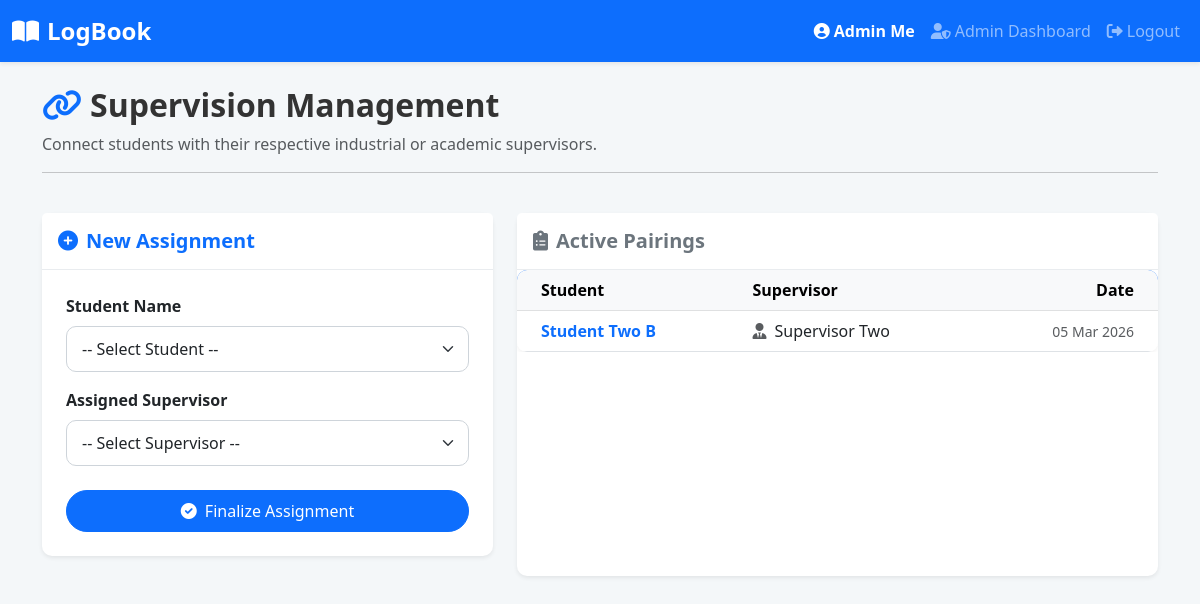
The app's page /pages/assign_supervisor.php (signed in) with its own data.
### tables this page shows
CREATE TABLE `assignments` (
  `id` int(11) NOT NULL,
  `student_id` int(11) NOT NULL,
  `supervisor_id` int(11) NOT NULL,
  `assigned_date` date NOT NULL
);

CREATE TABLE `users` (
  `id` int(11) NOT NULL,
  `name` varchar(100) NOT NULL,
  `email` varchar(100) NOT NULL,
  `password` varchar(255) NOT NULL,
  `role` enum('admin','supervisor','student') NOT NULL,
  `created_at` timestamp NOT NULL DEFAULT current_timestamp()
);

### pages/assign_supervisor.php (the view, shortened to what this page needs)
<?php
require_once '../config/db.php';
include '../includes/header.php';
$assign_sql = "SELECT a.*, s.name as student_name, sup.name as supervisor_name
               FROM assignments a
               JOIN users s ON a.student_id = s.id
               JOIN users sup ON a.supervisor_id = sup.id
               ORDER BY s.name ASC";
$assign_result = mysqli_query($conn, $assign_sql);
?>
<div class="row mb-4">
    <div class="col-md-12">
        <h2 class="fw-bold"><i class="fas fa-link me-2 text-primary"></i>Supervision Management</h2>
        <p class="text-muted">Connect students with their respective industrial or academic supervisors.</p>
        <hr>
    </div>
</div>
<div class="row g-4">
    <div class="col-lg-5">
        <div class="card border-0 shadow-sm">
            <div class="card-header bg-white py-3">
                <h5 class="mb-0 fw-bold text-primary"><i class="fas fa-plus-circle me-2"></i>New Assignment</h5>
            </div>
            <div class="card-body p-4">
                <form action="assign_supervisor_process.php" method="POST">
                    <div class="mb-3">
                        <label for="student_id" class="form-label fw-bold">Student Name</label>
                        <select class="form-select" id="student_id" name="student_id" required>
                            <option value="">-- Select Student --</option>
                        </select>
                    </div>
                    <div class="mb-4">
                        <label for="supervisor_id" class="form-label fw-bold">Assigned Supervisor</label>
                        <select class="form-select" id="supervisor_id" name="supervisor_id" required>
                            <option value="">-- Select Supervisor --</option>
                        </select>
                    </div>
                    <div class="d-grid">
                        <button type="submit" class="btn btn-primary rounded-pill py-2">
                            <i class="fas fa-check-circle me-2"></i>Finalize Assignment
                        </button>
                    </div>
                </form>
            </div>
        </div>
    </div>
    <div class="col-lg-7">
        <div class="card border-0 shadow-sm h-100">
            <div class="card-header bg-white py-3">
                <h5 class="mb-0 fw-bold text-secondary"><i class="fas fa-clipboard-list me-2"></i>Active Pairings</h5>
            </div>
            <div class="card-body p-0">
                <div class="table-responsive">
                    <table class="table table-hover align-middle mb-0">
                        <thead class="table-light">
                            <tr>
                                <th class="ps-4">Student</th>
                                <th>Supervisor</th>
                                <th class="text-end pe-4">Date</th>
                            </tr>
                        </thead>
                        <tbody>
                            <?php if (mysqli_num_rows($assign_result) > 0): ?>
                                <?php while ($assign = mysqli_fetch_assoc($assign_result)): ?>
                                <tr>
                                    <td class="ps-4 fw-bold text-primary"><?php echo htmlspecialchars($assign['student_name']); ?></td>
                                    <td><i class="fas fa-user-tie text-muted me-2"></i><?php echo htmlspecialchars($assign['supervisor_name']); ?></td>
                                    <td class="text-end pe-4 text-muted small">
                                        <?php echo date('d M Y', strtotime($assign['assigned_date'])); ?>
                                    </td>
                                </tr>
                                <?php endwhile; ?>
                            <?php else: ?>
                                <tr>
                                    <td colspan="3" class="text-center py-5 text-muted">No assignments found.</td>
                                </tr>
                            <?php endif; ?>
                        </tbody>
                    </table>
                </div>
            </div>
        </div>
    </div>
</div>
<?php include '../includes/footer.php'; ?>

### assets/css/style.css (style rules this page uses)
body { background-color: #f4f7f9; font-family: 'Segoe UI', Tahoma, Geneva, Verdana, sans-serif; color: #333; }
.card { border-radius: 10px; box-shadow: 0 4px 8px rgba(0,0,0,0.05); transition: transform 0.2s, box-shadow 0.2s; border: none; margin-bottom: 20px; }
.card-header { background-color: #f8f9fa; border-bottom: 1px solid #e9ecef; font-weight: 600; }
.btn-primary, .btn-warning, .btn-danger, .btn-secondary { border-radius: 20px; padding: 8px 20px; font-weight: 500; }
.table { background-color: white; border-radius: 10px; overflow: hidden; box-shadow: 0 2px 4px rgba(0,0,0,0.05); }
.table thead { background-color: #0d6efd; color: white; }
.form-control, .form-select { border-radius: 10px; border: 1px solid #ced4da; padding: 10px 15px; }

### records on screen
assignments: student.name "Student Two B", supervisor.name "Supervisor Two", assigned_date "05 Mar 2026"

### other values on screen
$_SESSION['user_name'] "Admin Me"
